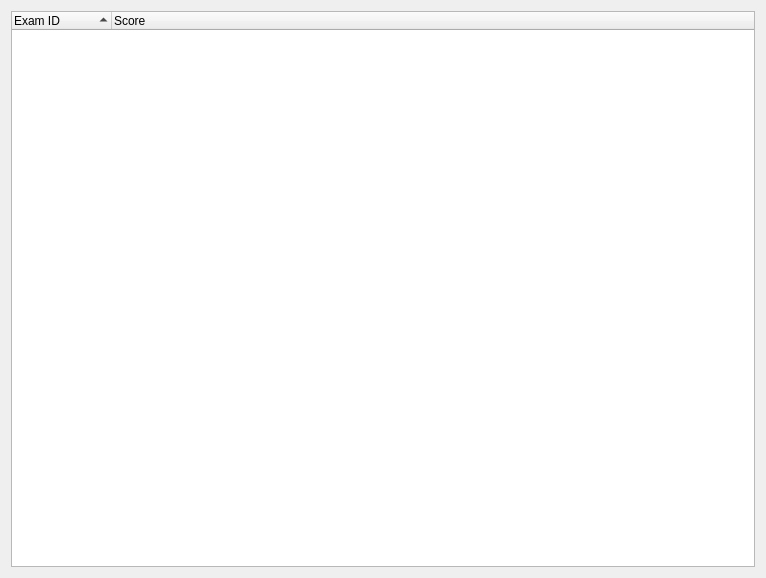
<?xml version="1.0" encoding="UTF-8"?>
<ui version="4.0">
 <class>WizardPage</class>
 <widget class="QWizardPage" name="WizardPage">
  <property name="geometry">
   <rect>
    <x>0</x>
    <y>0</y>
    <width>766</width>
    <height>578</height>
   </rect>
  </property>
  <property name="windowTitle">
   <string>WizardPage</string>
  </property>
  <layout class="QGridLayout" name="gridLayout">
   <item row="0" column="0" rowspan="2">
    <widget class="QTreeWidget" name="treeWidget">
     <property name="sortingEnabled">
      <bool>true</bool>
     </property>
     <column>
      <property name="text">
       <string>Exam ID</string>
      </property>
     </column>
     <column>
      <property name="text">
       <string>Score</string>
      </property>
     </column>
    </widget>
   </item>
  </layout>
 </widget>
 <resources/>
 <connections/>
</ui>
